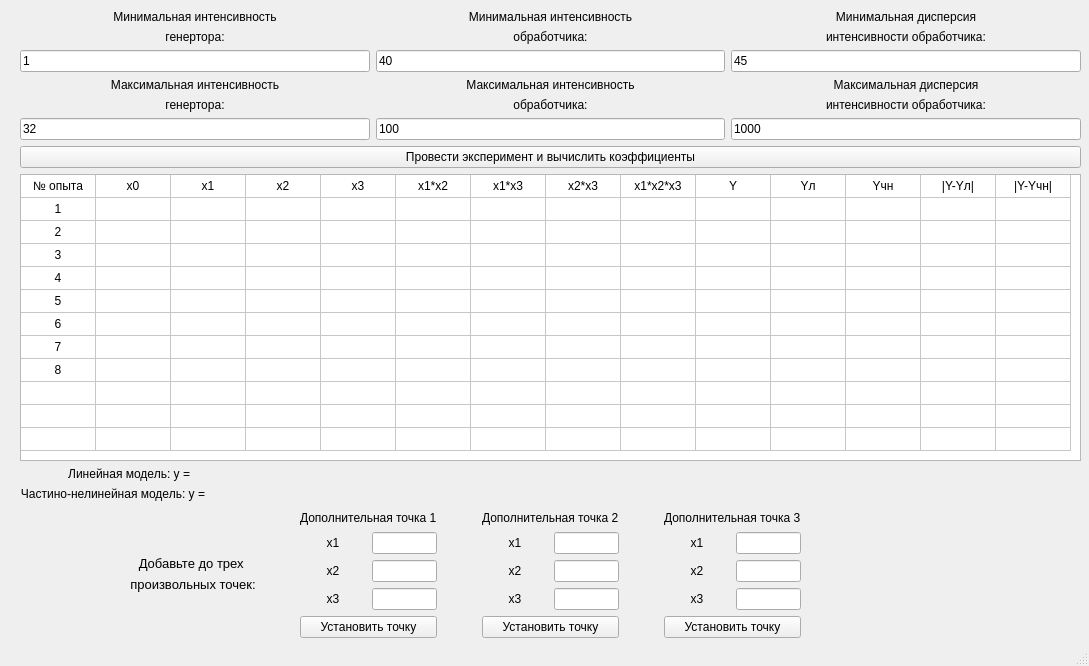
<?xml version="1.0" encoding="UTF-8"?>
<ui version="4.0">
 <class>MainWindow</class>
 <widget class="QMainWindow" name="MainWindow">
  <property name="geometry">
   <rect>
    <x>0</x>
    <y>0</y>
    <width>1089</width>
    <height>666</height>
   </rect>
  </property>
  <property name="windowTitle">
   <string>MainWindow</string>
  </property>
  <widget class="QWidget" name="centralwidget">
   <widget class="QWidget" name="layoutWidget">
    <property name="geometry">
     <rect>
      <x>20</x>
      <y>10</y>
      <width>1061</width>
      <height>491</height>
     </rect>
    </property>
    <layout class="QGridLayout" name="gridLayout_3">
     <item row="2" column="0">
      <widget class="QTableWidget" name="table_plan">
       <property name="minimumSize">
        <size>
         <width>800</width>
         <height>209</height>
        </size>
       </property>
       <property name="rowCount">
        <number>12</number>
       </property>
       <property name="columnCount">
        <number>14</number>
       </property>
       <attribute name="horizontalHeaderVisible">
        <bool>false</bool>
       </attribute>
       <attribute name="horizontalHeaderDefaultSectionSize">
        <number>75</number>
       </attribute>
       <attribute name="verticalHeaderVisible">
        <bool>false</bool>
       </attribute>
       <attribute name="verticalHeaderDefaultSectionSize">
        <number>23</number>
       </attribute>
       <row/>
       <row/>
       <row/>
       <row/>
       <row/>
       <row/>
       <row/>
       <row/>
       <row/>
       <row/>
       <row/>
       <row/>
       <column/>
       <column/>
       <column/>
       <column/>
       <column/>
       <column/>
       <column/>
       <column/>
       <column/>
       <column/>
       <column/>
       <column/>
       <column/>
       <column/>
       <item row="0" column="0">
        <property name="text">
         <string>№ опыта</string>
        </property>
        <property name="textAlignment">
         <set>AlignCenter</set>
        </property>
       </item>
       <item row="0" column="1">
        <property name="text">
         <string>x0</string>
        </property>
        <property name="textAlignment">
         <set>AlignCenter</set>
        </property>
       </item>
       <item row="0" column="2">
        <property name="text">
         <string>x1</string>
        </property>
        <property name="textAlignment">
         <set>AlignCenter</set>
        </property>
       </item>
       <item row="0" column="3">
        <property name="text">
         <string>x2</string>
        </property>
        <property name="textAlignment">
         <set>AlignCenter</set>
        </property>
       </item>
       <item row="0" column="4">
        <property name="text">
         <string>x3</string>
        </property>
        <property name="textAlignment">
         <set>AlignCenter</set>
        </property>
       </item>
       <item row="0" column="5">
        <property name="text">
         <string>x1*x2</string>
        </property>
        <property name="textAlignment">
         <set>AlignCenter</set>
        </property>
       </item>
       <item row="0" column="6">
        <property name="text">
         <string>x1*x3</string>
        </property>
        <property name="textAlignment">
         <set>AlignCenter</set>
        </property>
       </item>
       <item row="0" column="7">
        <property name="text">
         <string>x2*x3</string>
        </property>
        <property name="textAlignment">
         <set>AlignCenter</set>
        </property>
       </item>
       <item row="0" column="8">
        <property name="text">
         <string>x1*x2*x3</string>
        </property>
        <property name="textAlignment">
         <set>AlignCenter</set>
        </property>
       </item>
       <item row="0" column="9">
        <property name="text">
         <string>Y</string>
        </property>
        <property name="textAlignment">
         <set>AlignCenter</set>
        </property>
       </item>
       <item row="0" column="10">
        <property name="text">
         <string>Yл</string>
        </property>
        <property name="textAlignment">
         <set>AlignCenter</set>
        </property>
       </item>
       <item row="0" column="11">
        <property name="text">
         <string>Yчн</string>
        </property>
        <property name="textAlignment">
         <set>AlignCenter</set>
        </property>
       </item>
       <item row="0" column="12">
        <property name="text">
         <string>|Y-Yл|</string>
        </property>
        <property name="textAlignment">
         <set>AlignCenter</set>
        </property>
       </item>
       <item row="0" column="13">
        <property name="text">
         <string>|Y-Yчн|</string>
        </property>
        <property name="textAlignment">
         <set>AlignCenter</set>
        </property>
       </item>
       <item row="1" column="0">
        <property name="text">
         <string>1</string>
        </property>
        <property name="textAlignment">
         <set>AlignCenter</set>
        </property>
       </item>
       <item row="2" column="0">
        <property name="text">
         <string>2</string>
        </property>
        <property name="textAlignment">
         <set>AlignCenter</set>
        </property>
       </item>
       <item row="3" column="0">
        <property name="text">
         <string>3</string>
        </property>
        <property name="textAlignment">
         <set>AlignCenter</set>
        </property>
       </item>
       <item row="4" column="0">
        <property name="text">
         <string>4</string>
        </property>
        <property name="textAlignment">
         <set>AlignCenter</set>
        </property>
       </item>
       <item row="5" column="0">
        <property name="text">
         <string>5</string>
        </property>
        <property name="textAlignment">
         <set>AlignCenter</set>
        </property>
       </item>
       <item row="6" column="0">
        <property name="text">
         <string>6</string>
        </property>
        <property name="textAlignment">
         <set>AlignCenter</set>
        </property>
       </item>
       <item row="7" column="0">
        <property name="text">
         <string>7</string>
        </property>
        <property name="textAlignment">
         <set>AlignCenter</set>
        </property>
       </item>
       <item row="8" column="0">
        <property name="text">
         <string>8</string>
        </property>
        <property name="textAlignment">
         <set>AlignCenter</set>
        </property>
       </item>
      </widget>
     </item>
     <item row="3" column="0">
      <layout class="QGridLayout" name="gridLayout">
       <item row="0" column="0">
        <widget class="QLabel" name="label_2">
         <property name="maximumSize">
          <size>
           <width>170</width>
           <height>16777215</height>
          </size>
         </property>
         <property name="text">
          <string>Линейная модель: y =</string>
         </property>
         <property name="alignment">
          <set>Qt::AlignRight|Qt::AlignTrailing|Qt::AlignVCenter</set>
         </property>
        </widget>
       </item>
       <item row="0" column="1">
        <widget class="QLabel" name="label_yl">
         <property name="text">
          <string/>
         </property>
        </widget>
       </item>
       <item row="1" column="0">
        <widget class="QLabel" name="label_4">
         <property name="text">
          <string>Частино-нелинейная модель: y =</string>
         </property>
         <property name="alignment">
          <set>Qt::AlignRight|Qt::AlignTrailing|Qt::AlignVCenter</set>
         </property>
        </widget>
       </item>
       <item row="1" column="1">
        <widget class="QLabel" name="label_ynl">
         <property name="text">
          <string/>
         </property>
        </widget>
       </item>
      </layout>
     </item>
     <item row="0" column="0">
      <layout class="QGridLayout" name="gridLayout_2">
       <item row="0" column="0">
        <layout class="QVBoxLayout" name="verticalLayout">
         <item>
          <widget class="QLabel" name="label">
           <property name="text">
            <string>Минимальная интенсивность</string>
           </property>
           <property name="alignment">
            <set>Qt::AlignCenter</set>
           </property>
          </widget>
         </item>
         <item>
          <widget class="QLabel" name="label_3">
           <property name="text">
            <string>генертора:</string>
           </property>
           <property name="alignment">
            <set>Qt::AlignCenter</set>
           </property>
          </widget>
         </item>
         <item>
          <widget class="QLineEdit" name="entry_gen_int_min">
           <property name="text">
            <string>1</string>
           </property>
          </widget>
         </item>
        </layout>
       </item>
       <item row="0" column="1">
        <layout class="QVBoxLayout" name="verticalLayout_2">
         <item>
          <widget class="QLabel" name="label_5">
           <property name="text">
            <string>Минимальная интенсивность</string>
           </property>
           <property name="alignment">
            <set>Qt::AlignCenter</set>
           </property>
          </widget>
         </item>
         <item>
          <widget class="QLabel" name="label_6">
           <property name="text">
            <string>обработчика:</string>
           </property>
           <property name="alignment">
            <set>Qt::AlignCenter</set>
           </property>
          </widget>
         </item>
         <item>
          <widget class="QLineEdit" name="entry_proc_int_min">
           <property name="text">
            <string>40</string>
           </property>
          </widget>
         </item>
        </layout>
       </item>
       <item row="0" column="2">
        <layout class="QVBoxLayout" name="verticalLayout_3">
         <item>
          <widget class="QLabel" name="label_7">
           <property name="text">
            <string>Минимальная дисперсия</string>
           </property>
           <property name="alignment">
            <set>Qt::AlignCenter</set>
           </property>
          </widget>
         </item>
         <item>
          <widget class="QLabel" name="label_8">
           <property name="text">
            <string>интенсивности обработчика:</string>
           </property>
           <property name="alignment">
            <set>Qt::AlignCenter</set>
           </property>
          </widget>
         </item>
         <item>
          <widget class="QLineEdit" name="entry_proc_dev_min">
           <property name="text">
            <string>45</string>
           </property>
          </widget>
         </item>
        </layout>
       </item>
       <item row="1" column="0">
        <layout class="QVBoxLayout" name="verticalLayout_4">
         <item>
          <widget class="QLabel" name="label_9">
           <property name="text">
            <string>Максимальная интенсивность</string>
           </property>
           <property name="alignment">
            <set>Qt::AlignCenter</set>
           </property>
          </widget>
         </item>
         <item>
          <widget class="QLabel" name="label_10">
           <property name="text">
            <string>генертора:</string>
           </property>
           <property name="alignment">
            <set>Qt::AlignCenter</set>
           </property>
          </widget>
         </item>
         <item>
          <widget class="QLineEdit" name="entry_gen_int_max">
           <property name="text">
            <string>32</string>
           </property>
          </widget>
         </item>
        </layout>
       </item>
       <item row="1" column="1">
        <layout class="QVBoxLayout" name="verticalLayout_5">
         <item>
          <widget class="QLabel" name="label_11">
           <property name="text">
            <string>Максимальная интенсивность</string>
           </property>
           <property name="alignment">
            <set>Qt::AlignCenter</set>
           </property>
          </widget>
         </item>
         <item>
          <widget class="QLabel" name="label_12">
           <property name="text">
            <string>обработчика:</string>
           </property>
           <property name="alignment">
            <set>Qt::AlignCenter</set>
           </property>
          </widget>
         </item>
         <item>
          <widget class="QLineEdit" name="entry_proc_int_max">
           <property name="text">
            <string>100</string>
           </property>
          </widget>
         </item>
        </layout>
       </item>
       <item row="1" column="2">
        <layout class="QVBoxLayout" name="verticalLayout_6">
         <item>
          <widget class="QLabel" name="label_13">
           <property name="text">
            <string>Максимальная дисперсия</string>
           </property>
           <property name="alignment">
            <set>Qt::AlignCenter</set>
           </property>
          </widget>
         </item>
         <item>
          <widget class="QLabel" name="label_14">
           <property name="text">
            <string>интенсивности обработчика:</string>
           </property>
           <property name="alignment">
            <set>Qt::AlignCenter</set>
           </property>
          </widget>
         </item>
         <item>
          <widget class="QLineEdit" name="entry_proc_dev_max">
           <property name="text">
            <string>1000</string>
           </property>
          </widget>
         </item>
        </layout>
       </item>
      </layout>
     </item>
     <item row="1" column="0">
      <widget class="QPushButton" name="btn_do_plan">
       <property name="text">
        <string>Провести эксперимент и вычислить коэффициенты</string>
       </property>
      </widget>
     </item>
    </layout>
   </widget>
   <widget class="QWidget" name="layoutWidget">
    <property name="geometry">
     <rect>
      <x>130</x>
      <y>510</y>
      <width>671</width>
      <height>128</height>
     </rect>
    </property>
    <layout class="QHBoxLayout" name="horizontalLayout_2">
     <item>
      <layout class="QVBoxLayout" name="verticalLayout_11">
       <item>
        <spacer name="verticalSpacer">
         <property name="orientation">
          <enum>Qt::Vertical</enum>
         </property>
         <property name="sizeHint" stdset="0">
          <size>
           <width>20</width>
           <height>40</height>
          </size>
         </property>
        </spacer>
       </item>
       <item>
        <widget class="QLabel" name="label_19">
         <property name="font">
          <font>
           <pointsize>10</pointsize>
          </font>
         </property>
         <property name="text">
          <string>Добавьте до трех </string>
         </property>
         <property name="alignment">
          <set>Qt::AlignCenter</set>
         </property>
        </widget>
       </item>
       <item>
        <widget class="QLabel" name="label_20">
         <property name="font">
          <font>
           <pointsize>10</pointsize>
          </font>
         </property>
         <property name="text">
          <string>произвольных точек:</string>
         </property>
         <property name="alignment">
          <set>Qt::AlignCenter</set>
         </property>
        </widget>
       </item>
       <item>
        <spacer name="verticalSpacer_2">
         <property name="orientation">
          <enum>Qt::Vertical</enum>
         </property>
         <property name="sizeHint" stdset="0">
          <size>
           <width>20</width>
           <height>40</height>
          </size>
         </property>
        </spacer>
       </item>
      </layout>
     </item>
     <item>
      <spacer name="horizontalSpacer_3">
       <property name="orientation">
        <enum>Qt::Horizontal</enum>
       </property>
       <property name="sizeHint" stdset="0">
        <size>
         <width>40</width>
         <height>20</height>
        </size>
       </property>
      </spacer>
     </item>
     <item>
      <layout class="QHBoxLayout" name="horizontalLayout">
       <item>
        <layout class="QVBoxLayout" name="verticalLayout_7">
         <item>
          <widget class="QLabel" name="label_15">
           <property name="text">
            <string>Дополнительная точка 1</string>
           </property>
          </widget>
         </item>
         <item>
          <layout class="QGridLayout" name="gridLayout_7">
           <property name="sizeConstraint">
            <enum>QLayout::SetDefaultConstraint</enum>
           </property>
           <item row="1" column="0">
            <widget class="QLabel" name="label_25">
             <property name="text">
              <string>x2</string>
             </property>
             <property name="alignment">
              <set>Qt::AlignCenter</set>
             </property>
            </widget>
           </item>
           <item row="2" column="0">
            <widget class="QLabel" name="label_26">
             <property name="text">
              <string>x3</string>
             </property>
             <property name="alignment">
              <set>Qt::AlignCenter</set>
             </property>
            </widget>
           </item>
           <item row="0" column="0">
            <widget class="QLabel" name="label_24">
             <property name="text">
              <string>x1</string>
             </property>
             <property name="alignment">
              <set>Qt::AlignCenter</set>
             </property>
            </widget>
           </item>
           <item row="1" column="1">
            <widget class="QLineEdit" name="entry_x2_1">
             <property name="maximumSize">
              <size>
               <width>65</width>
               <height>16777215</height>
              </size>
             </property>
            </widget>
           </item>
           <item row="0" column="1">
            <widget class="QLineEdit" name="entry_x1_1">
             <property name="maximumSize">
              <size>
               <width>65</width>
               <height>16777215</height>
              </size>
             </property>
            </widget>
           </item>
           <item row="2" column="1">
            <widget class="QLineEdit" name="entry_x3_1">
             <property name="maximumSize">
              <size>
               <width>65</width>
               <height>16777215</height>
              </size>
             </property>
            </widget>
           </item>
          </layout>
         </item>
         <item>
          <widget class="QPushButton" name="btn_set1">
           <property name="text">
            <string>Установить точку</string>
           </property>
          </widget>
         </item>
        </layout>
       </item>
       <item>
        <spacer name="horizontalSpacer">
         <property name="orientation">
          <enum>Qt::Horizontal</enum>
         </property>
         <property name="sizeHint" stdset="0">
          <size>
           <width>40</width>
           <height>20</height>
          </size>
         </property>
        </spacer>
       </item>
       <item>
        <layout class="QVBoxLayout" name="verticalLayout_8">
         <item>
          <widget class="QLabel" name="label_16">
           <property name="text">
            <string>Дополнительная точка 2</string>
           </property>
          </widget>
         </item>
         <item>
          <layout class="QGridLayout" name="gridLayout_8">
           <property name="sizeConstraint">
            <enum>QLayout::SetDefaultConstraint</enum>
           </property>
           <item row="1" column="0">
            <widget class="QLabel" name="label_27">
             <property name="text">
              <string>x2</string>
             </property>
             <property name="alignment">
              <set>Qt::AlignCenter</set>
             </property>
            </widget>
           </item>
           <item row="2" column="0">
            <widget class="QLabel" name="label_28">
             <property name="text">
              <string>x3</string>
             </property>
             <property name="alignment">
              <set>Qt::AlignCenter</set>
             </property>
            </widget>
           </item>
           <item row="0" column="0">
            <widget class="QLabel" name="label_29">
             <property name="text">
              <string>x1</string>
             </property>
             <property name="alignment">
              <set>Qt::AlignCenter</set>
             </property>
            </widget>
           </item>
           <item row="1" column="1">
            <widget class="QLineEdit" name="entry_x2_2">
             <property name="maximumSize">
              <size>
               <width>65</width>
               <height>16777215</height>
              </size>
             </property>
            </widget>
           </item>
           <item row="0" column="1">
            <widget class="QLineEdit" name="entry_x1_2">
             <property name="maximumSize">
              <size>
               <width>65</width>
               <height>16777215</height>
              </size>
             </property>
            </widget>
           </item>
           <item row="2" column="1">
            <widget class="QLineEdit" name="entry_x3_2">
             <property name="maximumSize">
              <size>
               <width>65</width>
               <height>16777215</height>
              </size>
             </property>
            </widget>
           </item>
          </layout>
         </item>
         <item>
          <widget class="QPushButton" name="btn_set2">
           <property name="text">
            <string>Установить точку</string>
           </property>
          </widget>
         </item>
        </layout>
       </item>
       <item>
        <spacer name="horizontalSpacer_2">
         <property name="orientation">
          <enum>Qt::Horizontal</enum>
         </property>
         <property name="sizeHint" stdset="0">
          <size>
           <width>40</width>
           <height>20</height>
          </size>
         </property>
        </spacer>
       </item>
       <item>
        <layout class="QVBoxLayout" name="verticalLayout_9">
         <item>
          <widget class="QLabel" name="label_17">
           <property name="text">
            <string>Дополнительная точка 3</string>
           </property>
          </widget>
         </item>
         <item>
          <layout class="QGridLayout" name="gridLayout_9">
           <property name="sizeConstraint">
            <enum>QLayout::SetDefaultConstraint</enum>
           </property>
           <item row="1" column="0">
            <widget class="QLabel" name="label_30">
             <property name="text">
              <string>x2</string>
             </property>
             <property name="alignment">
              <set>Qt::AlignCenter</set>
             </property>
            </widget>
           </item>
           <item row="2" column="0">
            <widget class="QLabel" name="label_31">
             <property name="text">
              <string>x3</string>
             </property>
             <property name="alignment">
              <set>Qt::AlignCenter</set>
             </property>
            </widget>
           </item>
           <item row="0" column="0">
            <widget class="QLabel" name="label_32">
             <property name="text">
              <string>x1</string>
             </property>
             <property name="alignment">
              <set>Qt::AlignCenter</set>
             </property>
            </widget>
           </item>
           <item row="1" column="1">
            <widget class="QLineEdit" name="entry_x2_3">
             <property name="maximumSize">
              <size>
               <width>65</width>
               <height>16777215</height>
              </size>
             </property>
            </widget>
           </item>
           <item row="0" column="1">
            <widget class="QLineEdit" name="entry_x1_3">
             <property name="maximumSize">
              <size>
               <width>65</width>
               <height>16777215</height>
              </size>
             </property>
            </widget>
           </item>
           <item row="2" column="1">
            <widget class="QLineEdit" name="entry_x3_3">
             <property name="maximumSize">
              <size>
               <width>65</width>
               <height>16777215</height>
              </size>
             </property>
            </widget>
           </item>
          </layout>
         </item>
         <item>
          <widget class="QPushButton" name="btn_set3">
           <property name="text">
            <string>Установить точку</string>
           </property>
          </widget>
         </item>
        </layout>
       </item>
      </layout>
     </item>
    </layout>
   </widget>
  </widget>
  <widget class="QStatusBar" name="statusbar"/>
 </widget>
 <resources/>
 <connections/>
</ui>
